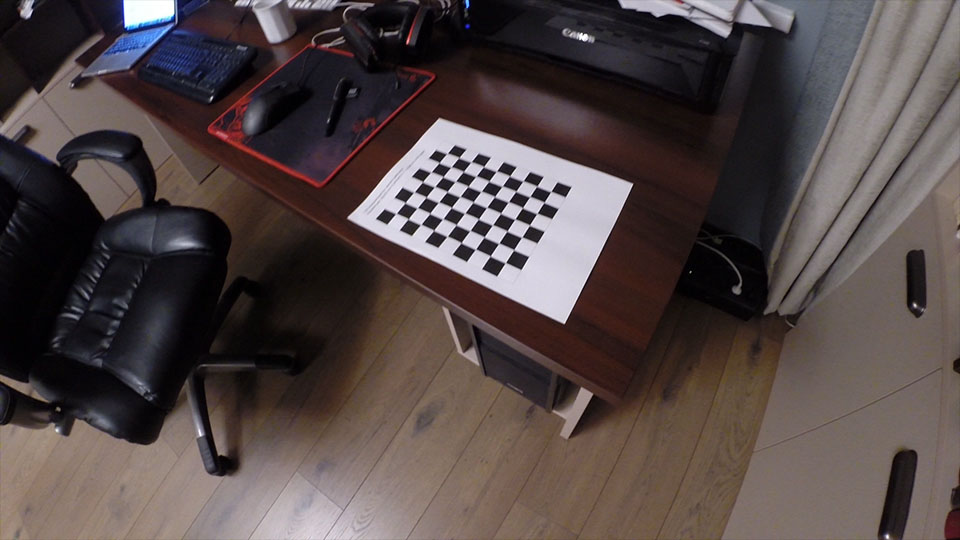
#> input picture GOPR01170000.jpg, 960 x 540 px
$ jupyter execute --allow-errors homeWork9-12.ipynb
#> lines starting #> are read from the running program, lines starting #| are printed output that depends on the picture
Домашняч работа 5.
Ермаченко Борис

1

[cell 1]
from PIL import Image
import PIL.Image

from urllib.request import urlopen
import io
import PIL.ExifTags
import numpy as np
import cv2

[cell 2]
img = PIL.Image.open('GOPR01170000.jpg')
#> img is the input picture: PIL image 960x540 RGB; mean R, G, B 82.6, 71.2, 70.5
exif_data = img._getexif()
#> exif_data = 10 items

[cell 3]
exif = {
    PIL.ExifTags.TAGS[k]: v
    for k, v in img._getexif().items()
    if k in PIL.ExifTags.TAGS
}
#> exif = 10 items

[cell 4]
print('exif ', exif)
#> (printed output is left out)

#> (a cell that did not finish here is left out)

[cell 6]
#  Найдем координаты центра
Cx = exif['ExifImageWidth'] / 2
#> Cx = 480
Cy = exif['ExifImageHeight'] / 2
#> Cy = 270
print('Cx =', Cx, 'Cy=', Cy)
#| Cx = 480.0 Cy= 270.0

[cell 7]
# Найдем фокусные расстояния
mmInch = 25.4
F_length = 24
#> (the rest of this cell did not finish here and is left out)

#> (a cell that did not finish here is left out)

2

[cell 9]
cv_file = cv2.FileStorage("camera.xml", cv2.FILE_STORAGE_READ)

[cell 10]
matrix = cv_file.getNode("camera_matrix").mat()
print("read matrix\n", matrix)

[cell 11]
dist_coeffs = cv_file.getNode('distortion_coefficients').mat()
print("dist_coeffs\n", dist_coeffs)

[cell 12]
img = cv2.imread('GOPR01170000.jpg')
#> img: shape (540, 960, 3)

[cell 13]
h,  w = img.shape[:2]
#> h = 540; w = 960
newcameramtx, roi=cv2.getOptimalNewCameraMatrix(matrix,dist_coeffs,(w,h),1,(w,h))
#> roi = (86, 83, 763, 326)

[cell 14]
# undistort
dst = cv2.undistort(img, matrix, dist_coeffs, None, newcameramtx)
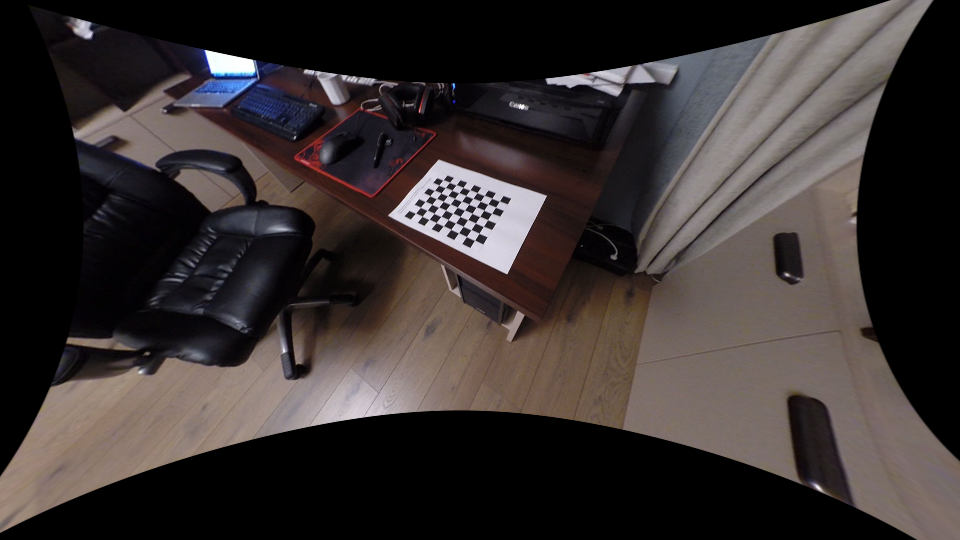
#> dst: shape (540, 960, 3); mean B, G, R 48.6, 49.4, 56.2

# crop the image
x,y,w,h = roi
#> x = 86; y = 83; w = 763; h = 326
dst = dst[y:y+h, x:x+w]
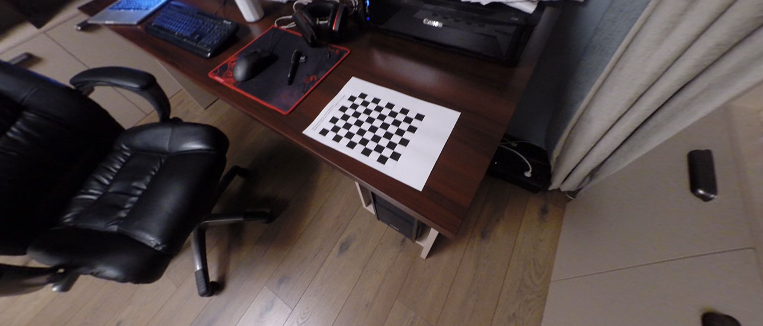
#> dst: shape (326, 763, 3); mean B, G, R 68.7, 69.5, 80
cv2.imwrite('result.png',dst)
#> Out = True
